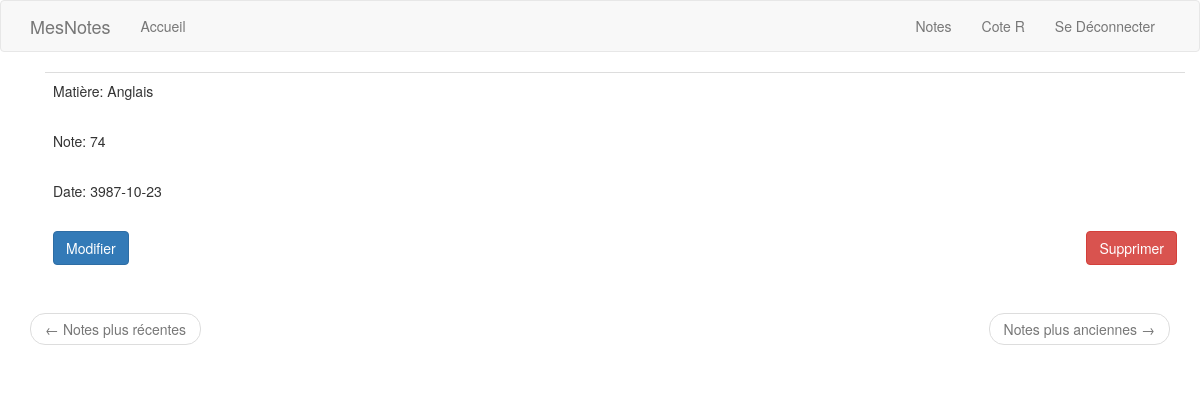
The page /notes (signed in) on the database as committed earlier.
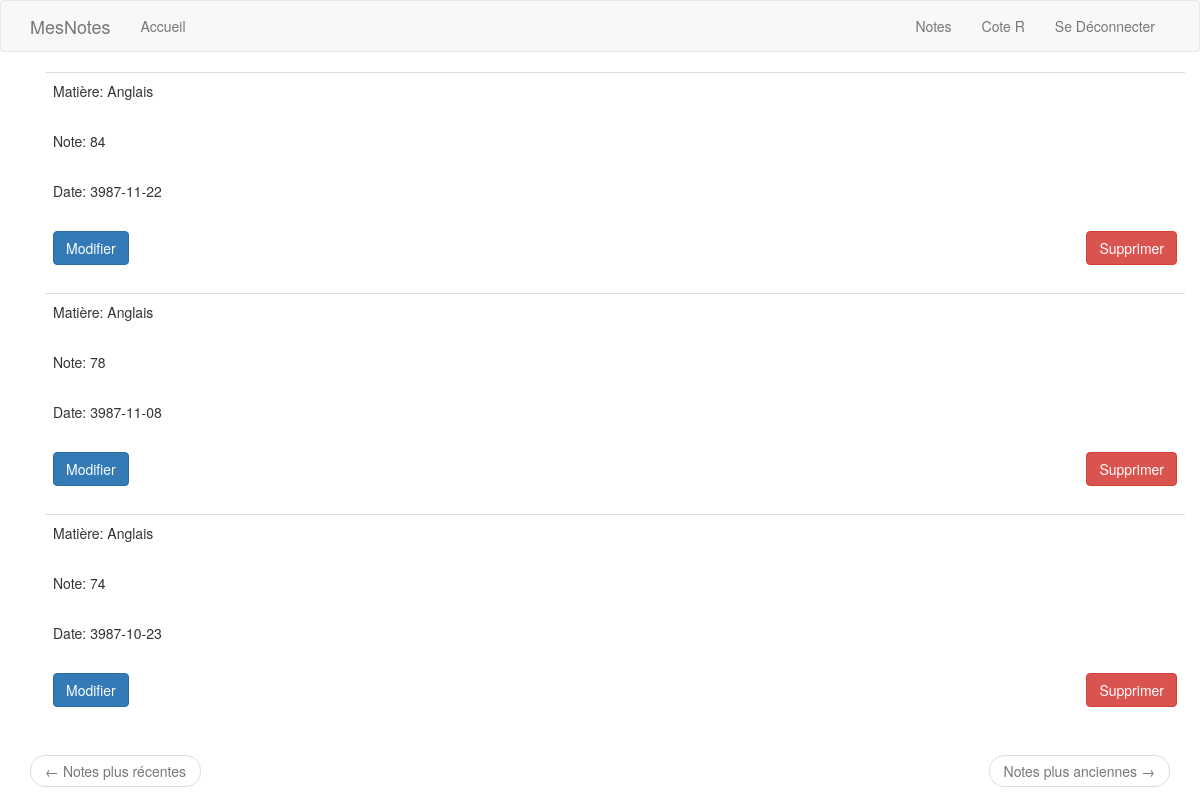
The same page on the database as committed later.
### app/models.py (models this page shows, shortened)
class Grade(db.Model):
    id = db.Column(db.Integer, primary_key=True)
    mark = db.Column(db.Float, index=True)
    timestamp = db.Column(db.Integer, index=True, default=datetime.utcnow)
    normal_timestamp = db.Column(db.String(), index=True)
    subject = db.Column(db.String(), index=True)
    user_id = db.Column(db.Integer, db.ForeignKey('user.id'))
    def set_normal_timestamp(self, date):
        date_object = num2date(date)
        self.normal_timestamp = date_object.strftime('%Y-%m-%d')

### app/routes.py (the view)
@login_required
@app.route('/notes', methods=['GET', 'POST'])
def notes():
    user = User.query.filter_by(username=current_user.username).first()
    page = request.args.get('page', 1, type=int)
    grades = Grade.query.filter_by(user_id=user.id).order_by(Grade.timestamp.desc()).paginate(
             page, app.config['GRADES_PER_PAGE'], False)
    next_url = url_for('notes', page=grades.next_num) if grades.has_next else None
    prev_url = url_for('notes', page=grades.prev_num) if grades.has_prev else None
    for grade in grades.items:
        if grade.normal_timestamp == None:
            grade.set_normal_timestamp(grade.timestamp)
    return render_template('notes.html', title='Notes', grades=grades.items, next_url=next_url, prev_url=prev_url)

### app/models.py (called while the page is built)
@login.user_loader
def user_loader(id):
    return User.query.get(int(id))

### app/templates/notes.html
{% extends "base.html" %}
{% import "bootstrap/wtf.html" as wtf %}
{% block app_content %}
    <div class="container">
        {% for grade in grades %}
            {% include "_note.html" %}
        {% endfor %}
    </div>
    <nav aria-label='...'>
        <ul class="pager">
            <li class="previous {% if not prev_url %} disabled {% endif %}">
                <a href="{{ prev_url or '#' }}">
                    <span aria-hidden="true">&larr;</span> Notes plus récentes
                </a>
            </li>
            <li class="next {% if not next_url %} disabled {% endif %}">
                <a href="{{ next_url or '#' }}">
                    Notes plus anciennes <span aria-hidden="true">&rarr;</span>
                </a>
            </li>
        </ul>
    </nav>
{% endblock %}

### app/templates/base.html (shortened to what this page needs)
{% extends "bootstrap/base.html" %}
    {% block navbar %}
        <nav class="navbar navbar-default">
            <div class="container">
                <div class="navbar-header">
                    <a class="navbar-brand" href="{{ url_for('index') }}">MesNotes</a>
                </div>
                <div class="collapse navbar-collapse" id="bs-example-navbar-collapse-1">
                    <ul class="nav navbar-nav navbar-left">
                        {% if current_user.is_authenticated %}
                            <li><a href="{{ url_for('index') }}">Accueil</a></li>
                        {% endif %}
                    </ul>
                    <ul class="nav navbar-nav navbar-right">
                        {% if current_user.is_anonymous %}
                            <li><a href="{{ url_for('cote_r') }}">Cote R</a></li>
                            <li><a href="{{ url_for('login') }}">Se Connecter</a></li>
                        {% else %}
                            <li><a href="{{ url_for('notes') }}">Notes</a></li>
                            <li><a href="{{ url_for('cote_r') }}">Cote R</a></li>
                            <li><a href="{{ url_for('logout') }}">Se Déconnecter</a></li>
                        {% endif %}
                    </ul>
                </div>
            </div>
        </nav>
    {% endblock %}
    {% block content %}
        <div class="container">
            {% block app_content %}
            {% endblock %}
        </div>
    {% endblock %}

### app/templates/_note.html (shortened to what this page needs)
<table class="table table-hover">
    <tr>
        <td>
            <p>Matière: {{ grade.subject }}</p>
            <br>
            <p>Note: {{ grade.mark }}</p>
            <br>
            <p>Date: {{ grade.normal_timestamp }}</p>
            <br>
            <form action="{{ url_for('delete_grade', grade_id=grade.id) }}" method="post">
                <button type="submit" class="btn btn-danger pull-right">Supprimer</button>
            </form>
            <button type="button" class="btn btn-primary" data-toggle="modal" data-target="#edit-grade-modal-{{ grade.id }}">Modifier</button>
        </td>
    </tr>
</table>

Rows that differ between the two databases and show on the page:
added Grade: subject "Anglais", mark "84", normal_timestamp "3987-11-22"
added Grade: subject "Anglais", mark "78", normal_timestamp "3987-11-08"
